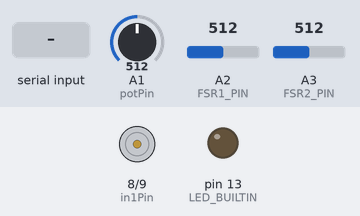
The sketch below on a simulated Arduino Uno, built with avr-gcc and run on an emulated ATmega328P. Shown: motor-driver pin pairs drawn as motors (green arrow = first pin HIGH = forward, orange = second pin HIGH = backward, longer = more drive, scaled by the enable pin), output pins drawn as LEDs (lit = HIGH). The inputs (shaded band) are chosen by the test bench; at power-on: A1 (potPin) = 512, A2 (FSR1_PIN) = 512, A3 (FSR2_PIN) = 512. What the sketch prints to the serial monitor is not drawn.

Above: at 1.2 s.
1.3 s: "n" received over Serial
At 1.9 s:
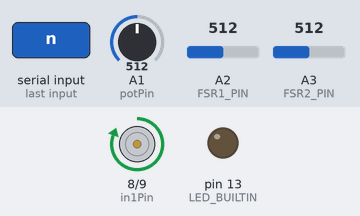
2.8 s: A1 (potPin) set to 651
At 3.3 s:
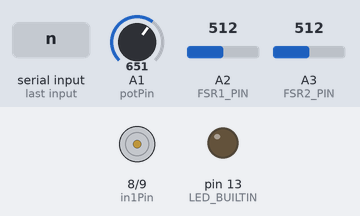
5.3 s: A1 (potPin) set to 676
At 6.4 s:
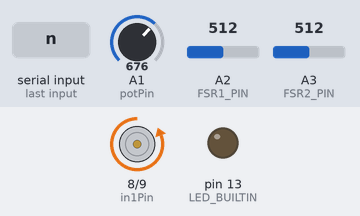
6.8 s: A1 (potPin) set to 650
At 7.1 s:
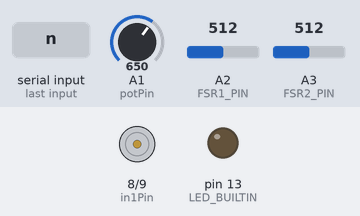
9.3 s: A1 (potPin) set to 670
At 10.5 s:
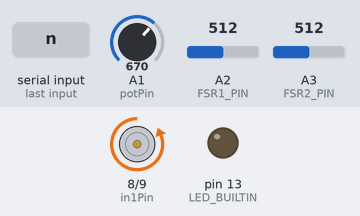
10.8 s: A1 (potPin) set to 511
At 12.1 s:
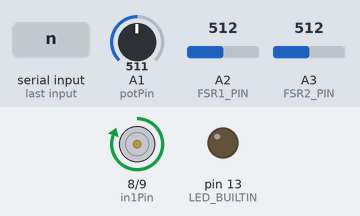
Timing chart, 0 to 13.8 s (numbered marks = the images above; inputs shaded):
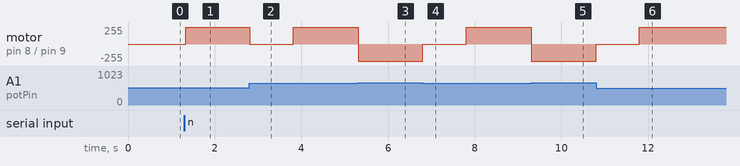

Measured:
- the behaviour switches between 660 and 661 on A1 (potPin) (found by bisection; images 2 and 3)
- after the input at 1.3 s, motor on pin 8 (in1Pin) / pin 9 (in2Pin): stopped → forward 255/255 at once
- after the input at 2.8 s, motor on pin 8 (in1Pin) / pin 9 (in2Pin): forward 255/255 → stopped at once, → forward 255/255 1.0 s later
- after the input at 5.3 s, motor on pin 8 (in1Pin) / pin 9 (in2Pin): forward 255/255 → backward 255/255 at once
- after the input at 6.8 s, motor on pin 8 (in1Pin) / pin 9 (in2Pin): backward 255/255 → stopped at once, → forward 255/255 1.0 s later
- after the input at 9.3 s, motor on pin 8 (in1Pin) / pin 9 (in2Pin): forward 255/255 → backward 255/255 at once
- after the input at 10.8 s, motor on pin 8 (in1Pin) / pin 9 (in2Pin): backward 255/255 → stopped at once, → forward 255/255 1.0 s later

The sketch:

ButtonSliderModular.ino
```cpp
char door;

// button FSRs
const int FSR1_PIN = A2; // Pin connected to FSR/resistor divider
const int FSR2_PIN = A3; // Pin connected to FSR/resistor divider
int fsr1ADC = 0;
int fsr2ADC = 0;
const int FSR1_thresh = 30; // baseline seems to be 15-20
const int FSR2_thresh = 10; // baseline seems to be 0-1

// slide potentiometer
int potPin = 1;
int pos = 0;
int lastpos = -1;
int velo = 0;
int lastvelo = -1500;
int accel = -1500;
int T = 0;
int lastT = 0;
int lastT_register = 0;
int Tdiff = -1;
int doorthresh = 950;

// motor
int enablePin = 6;
int in1Pin = 8;
int in2Pin = 9;
bool opendoor = false;
bool closedoor = false;
bool abortclose = false;

void setup() {
  pinMode(LED_BUILTIN, OUTPUT);
  pinMode (A1, INPUT);
  Serial.begin( 9600 );

  // motor
  pinMode(in1Pin, OUTPUT);
  pinMode(in2Pin, OUTPUT);
  pinMode(enablePin, OUTPUT);
  digitalWrite( enablePin, LOW );
}

void loop() {

  // Listen for command
  if (Serial.available() >= 1) {
    door = Serial.read();
    if (door == 'm') {
      opendoor = true;
    } else if (door == 'n') {
      closedoor = true;
    }
  }

  // Determine and send the state of the button and the door
  fsr1ADC = analogRead(FSR1_PIN);
  fsr2ADC = analogRead(FSR2_PIN);
//  Serial.print(fsr1ADC);
//  Serial.print('/');
//  Serial.println(fsr2ADC);
  if ((fsr1ADC > FSR1_thresh) || (fsr2ADC > FSR2_thresh)) {
    Serial.print("button_active");
    Serial.print("\t");
  } else {
    Serial.print("button_inactive");
    Serial.print("\t");
  }
  pos = analogRead(potPin);    // read the value from the sensor
  if (pos < doorthresh) {
    Serial.print("door_open");
    Serial.println();
  } else {
    Serial.print("door_closed");
    Serial.println();
  }

  // Open the door
  if (opendoor == true) {
    // Run the motor until the door is open
    while (pos > 670) {

      analogWrite(enablePin, 255);
      digitalWrite(in2Pin, HIGH);
      digitalWrite(in1Pin, LOW);
      pos = analogRead(potPin);    // read the value from the sensor
    }
    opendoor = false;
    analogWrite(enablePin, 0);
  }

  while (closedoor == true) {

    // Run the motor until the door is closed
    while ((pos < doorthresh) && (abortclose == false)) {
      analogWrite(enablePin, 255);
      digitalWrite(in2Pin, LOW);
      digitalWrite(in1Pin, HIGH);

      if (pos < doorthresh) {
        // Track acceleration to open the door if the slider decelerates
        T = millis();
        pos = analogRead(potPin);    // read the value from the sensor
        //Serial.println(pos);
        if (lastT != 0) {
          Tdiff = T - lastT_register;
          if (Tdiff > 5) {
            if (lastpos != -1) {
              velo = (pos - lastpos)/(Tdiff);
              if (lastvelo != -1500) {
                accel = 100*(velo - lastvelo)/(Tdiff);
                if (accel < 0) {
                  abortclose = true;
//                  Serial.print("abortclose");
                    //Serial.println(accel);
                }
              } // end if there is a previous velo calc
              lastvelo = velo;
            } // end if there is a previous pos calc
            lastpos = pos;
            lastT_register = T;
          }
        }
        lastT = T;
      }
    }

    if (abortclose == true) {
      // Run the motor until the door is open
      while (pos > 660) {
        analogWrite(enablePin, 255);
        digitalWrite(in2Pin, HIGH);
        digitalWrite(in1Pin, LOW);
        pos = analogRead(potPin);    // read the value from the sensor
      }
      analogWrite(enablePin, 0);
      abortclose = false;
      delay(1000);
    } else {
      analogWrite(enablePin, 0);
      closedoor = false;
    }
  }
}
```
